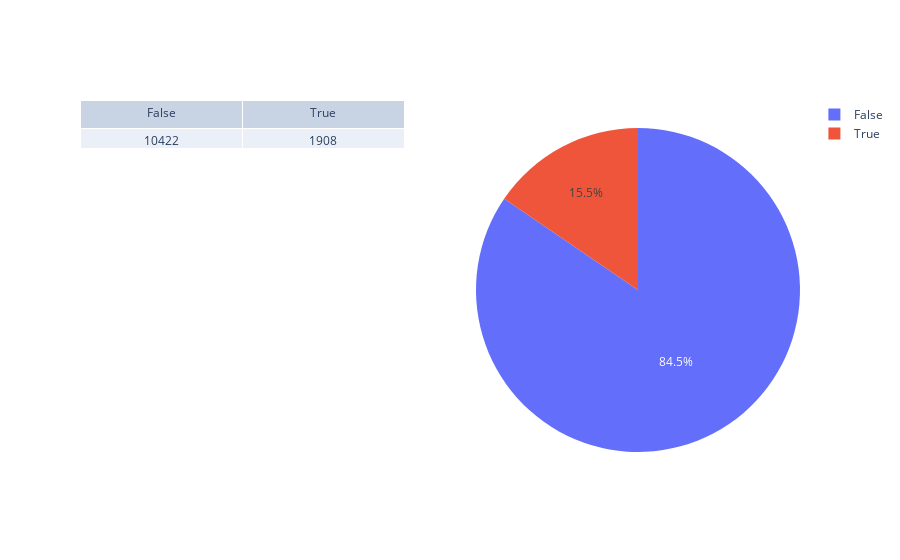

Write notebook code for a chart like this one.
### Markdown cell above
### Revenue Breakdown

### Code cell
labels = ['False', 'True']
values = df['Revenue'].value_counts()
fig = go.Figure(data=[go.Pie(labels=labels, values=values)])
rev_count = df['Revenue'].value_counts()

fig = make_subplots(rows=1, cols=2, specs=[[{"type": "table"}, {"type": "pie"}]])

fig.add_trace(
    go.Table(columnorder = [1,2],columnwidth = [80,80],header=dict(values=['False', 'True'],align=['center']),
                 cells=dict(values=[rev_count.iloc[0],rev_count.iloc[1]])),
    row=1, col=1)

fig.add_trace(go.Pie(labels=labels, values=values),row=1, col=2)

fig.show()

### Figure 1 — Plotly figure (JSON) as saved in the notebook; plotly's stock layout.template omitted (floating-point values rounded to 4 significant figures)
{"data": [{"cells": {"values": [10422, 1908]}, "columnorder": [1, 2], "columnwidth": [80, 80], "domain": {"x": [0, 0.45], "y": [0, 1]}, "header": {"align": ["center"], "values": ["False", "True"]}, "type": "table"}, {"domain": {"x": [0.55, 1], "y": [0, 1]}, "labels": ["False", "True"], "type": "pie", "values": [10422, 1908]}], "layout": {}}
